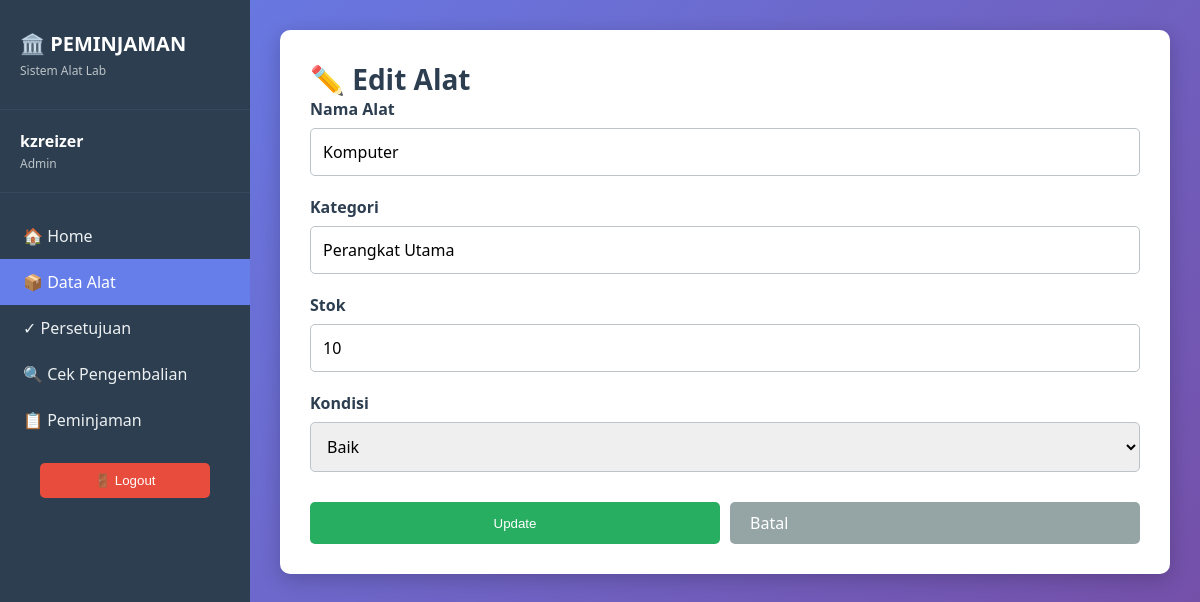
Screenshot of /peminjaman/index.php?page=alat&action=edit&id=1 (signed in) with the database file from the repository.
### tables this page shows
CREATE TABLE `alat` (
  `id` int NOT NULL,
  `nama` varchar(100) DEFAULT NULL,
  `kategori` varchar(50) DEFAULT NULL,
  `stok` int DEFAULT NULL,
  `kondisi` varchar(50) DEFAULT NULL
);

### peminjaman/app/controllers/AlatController.php (called while the page is built, shortened)
<?php
require_once __DIR__ . '/../models/AlatModel.php';
class AlatController {
  private $model;
  public function __construct() {
    $this->model = new AlatModel();
  }
  public function getAlat($id) {
    return $this->model->getById($id);
  }
}
?>

### peminjaman/app/models/AlatModel.php (called while the page is built, shortened)
<?php
require_once __DIR__ . '/../../config/database.php';
class AlatModel {
  private $conn;
  public function __construct() {
    global $conn;
    $this->conn = $conn;
  }
  public function getById($id) {
    $query = "SELECT * FROM alat WHERE id = ?";
    $stmt = mysqli_prepare($this->conn, $query);
    mysqli_stmt_bind_param($stmt, "i", $id);
    mysqli_stmt_execute($stmt);
    $result = mysqli_stmt_get_result($stmt);
    return mysqli_fetch_assoc($result);
  }
}
?>

### peminjaman/app/views/alat/edit.php (the view, shortened to what this page needs)
<h1>✏️ Edit Alat</h1>
<form method="POST" action="index.php?page=alat&action=edit">
  <div class="form-group">
    <label for="nama">Nama Alat</label>
    <input type="text" id="nama" name="nama" value="<?php echo htmlspecialchars($alat['nama']); ?>" required>
  </div>
  <div class="form-group">
    <label for="kategori">Kategori</label>
    <input type="text" id="kategori" name="kategori" value="<?php echo htmlspecialchars($alat['kategori']); ?>" required>
  </div>
  <div class="form-group">
    <label for="stok">Stok</label>
    <input type="number" id="stok" name="stok" value="<?php echo $alat['stok']; ?>" min="0" required>
  </div>
  <div class="form-group">
    <label for="kondisi">Kondisi</label>
    <select id="kondisi" name="kondisi" required>
      <option value="baik" <?php if ($alat['kondisi'] === 'baik') echo 'selected'; ?>>Baik</option>
    </select>
  </div>
  <div class="button-group">
    <button type="submit" class="btn btn-success">Update</button>
    <a href="index.php?page=alat" class="btn btn-secondary">Batal</a>
  </div>
</form>

### peminjaman/app/views/layout/master.php (style rules this page uses)
* { margin: 0; padding: 0; box-sizing: border-box; }
body { font-family: 'Segoe UI', Tahoma, Geneva, Verdana, sans-serif; background: linear-gradient(135deg, #667eea 0%, #764ba2 100%); min-height: 100vh; display: flex; }
h1 { color: #2c3e50; font-size: 28px; }
.btn { padding: 10px 20px; background: #667eea; color: white; border: none; border-radius: 5px; text-decoration: none; cursor: pointer; transition: all 0.3s; display: inline-block; }
.btn-secondary { background: #95a5a6; }
.btn-success { background: #27ae60; }
.form-group { margin-bottom: 20px; }
label { display: block; margin-bottom: 8px; color: #2c3e50; font-weight: bold; }
input[type="text"], input[type="password"], input[type="email"], input[type="date"], input[type="number"], select, textarea { width: 100%; padding: 12px; border: 1px solid #bdc3c7; border-radius: 5px; font-size: 16px; transition: border-color 0.3s; font-family: inherit; }
.button-group { display: flex; gap: 10px; margin-top: 30px; }
.button-group .btn { flex: 1; }

### rows the page displays
alat: nama "Komputer", kategori "Perangkat Utama", stok "10", kondisi "Baik"

### other values shown
$_SESSION['user']['username'] "kzreizer"
$_SESSION['user']['role'] "Admin"
